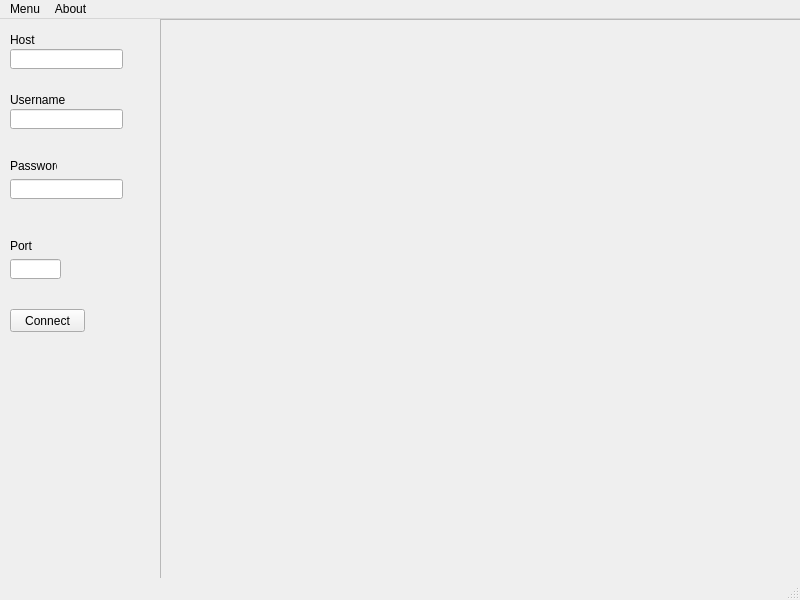
<?xml version="1.0" encoding="UTF-8"?>
<ui version="4.0">
 <class>FTPClient</class>
 <widget class="QMainWindow" name="FTPClient">
  <property name="geometry">
   <rect>
    <x>0</x>
    <y>0</y>
    <width>800</width>
    <height>600</height>
   </rect>
  </property>
  <property name="sizePolicy">
   <sizepolicy hsizetype="Preferred" vsizetype="Ignored">
    <horstretch>0</horstretch>
    <verstretch>0</verstretch>
   </sizepolicy>
  </property>
  <property name="windowTitle">
   <string>FTPClient</string>
  </property>
  <widget class="QWidget" name="centralwidget">
   <widget class="QWidget" name="gridLayoutWidget">
    <property name="geometry">
     <rect>
      <x>160</x>
      <y>0</y>
      <width>651</width>
      <height>571</height>
     </rect>
    </property>
    <layout class="QGridLayout" name="gridLayout">
     <item row="0" column="0">
      <widget class="QScrollArea" name="scrollArea">
       <property name="widgetResizable">
        <bool>true</bool>
       </property>
       <widget class="QWidget" name="scrollAreaWidgetContents">
        <property name="geometry">
         <rect>
          <x>0</x>
          <y>0</y>
          <width>647</width>
          <height>567</height>
         </rect>
        </property>
       </widget>
      </widget>
     </item>
    </layout>
   </widget>
   <widget class="QLineEdit" name="usernameInput">
    <property name="geometry">
     <rect>
      <x>10</x>
      <y>90</y>
      <width>113</width>
      <height>20</height>
     </rect>
    </property>
   </widget>
   <widget class="QLabel" name="usernameLabel">
    <property name="geometry">
     <rect>
      <x>10</x>
      <y>70</y>
      <width>61</width>
      <height>21</height>
     </rect>
    </property>
    <property name="text">
     <string>Username</string>
    </property>
   </widget>
   <widget class="QLabel" name="passwordLabel">
    <property name="geometry">
     <rect>
      <x>10</x>
      <y>140</y>
      <width>47</width>
      <height>13</height>
     </rect>
    </property>
    <property name="text">
     <string>Password</string>
    </property>
   </widget>
   <widget class="QLineEdit" name="passwordInput">
    <property name="geometry">
     <rect>
      <x>10</x>
      <y>160</y>
      <width>113</width>
      <height>20</height>
     </rect>
    </property>
   </widget>
   <widget class="QLabel" name="portLabel">
    <property name="geometry">
     <rect>
      <x>10</x>
      <y>220</y>
      <width>47</width>
      <height>13</height>
     </rect>
    </property>
    <property name="text">
     <string>Port</string>
    </property>
   </widget>
   <widget class="QLineEdit" name="portInput">
    <property name="geometry">
     <rect>
      <x>10</x>
      <y>240</y>
      <width>51</width>
      <height>20</height>
     </rect>
    </property>
   </widget>
   <widget class="QLineEdit" name="hostInput">
    <property name="geometry">
     <rect>
      <x>10</x>
      <y>30</y>
      <width>113</width>
      <height>20</height>
     </rect>
    </property>
    <property name="text">
     <string/>
    </property>
   </widget>
   <widget class="QLabel" name="hostLabel">
    <property name="geometry">
     <rect>
      <x>10</x>
      <y>10</y>
      <width>61</width>
      <height>21</height>
     </rect>
    </property>
    <property name="text">
     <string>Host</string>
    </property>
   </widget>
   <widget class="QPushButton" name="connectBtn">
    <property name="geometry">
     <rect>
      <x>10</x>
      <y>290</y>
      <width>75</width>
      <height>23</height>
     </rect>
    </property>
    <property name="text">
     <string>Connect</string>
    </property>
   </widget>
  </widget>
  <widget class="QStatusBar" name="statusbar"/>
  <widget class="QMenuBar" name="menubar">
   <property name="geometry">
    <rect>
     <x>0</x>
     <y>0</y>
     <width>800</width>
     <height>21</height>
    </rect>
   </property>
   <widget class="QMenu" name="menuMenu">
    <property name="title">
     <string>Menu</string>
    </property>
   </widget>
   <widget class="QMenu" name="menuAbout">
    <property name="title">
     <string>About</string>
    </property>
   </widget>
   <addaction name="menuMenu"/>
   <addaction name="menuAbout"/>
  </widget>
 </widget>
 <resources/>
 <connections/>
</ui>
